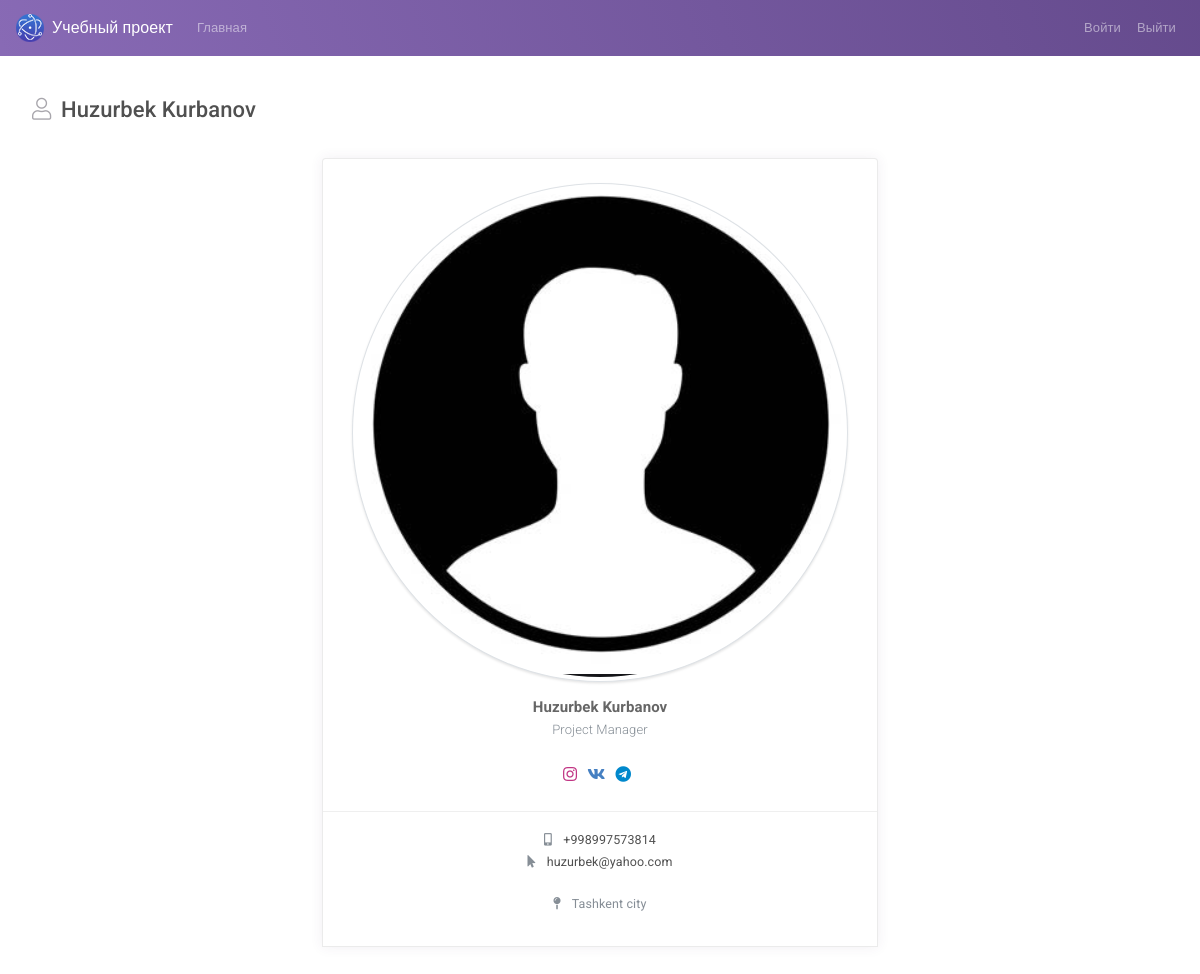
Page /page_profile.php?id=20 (signed in) on the earlier database version.
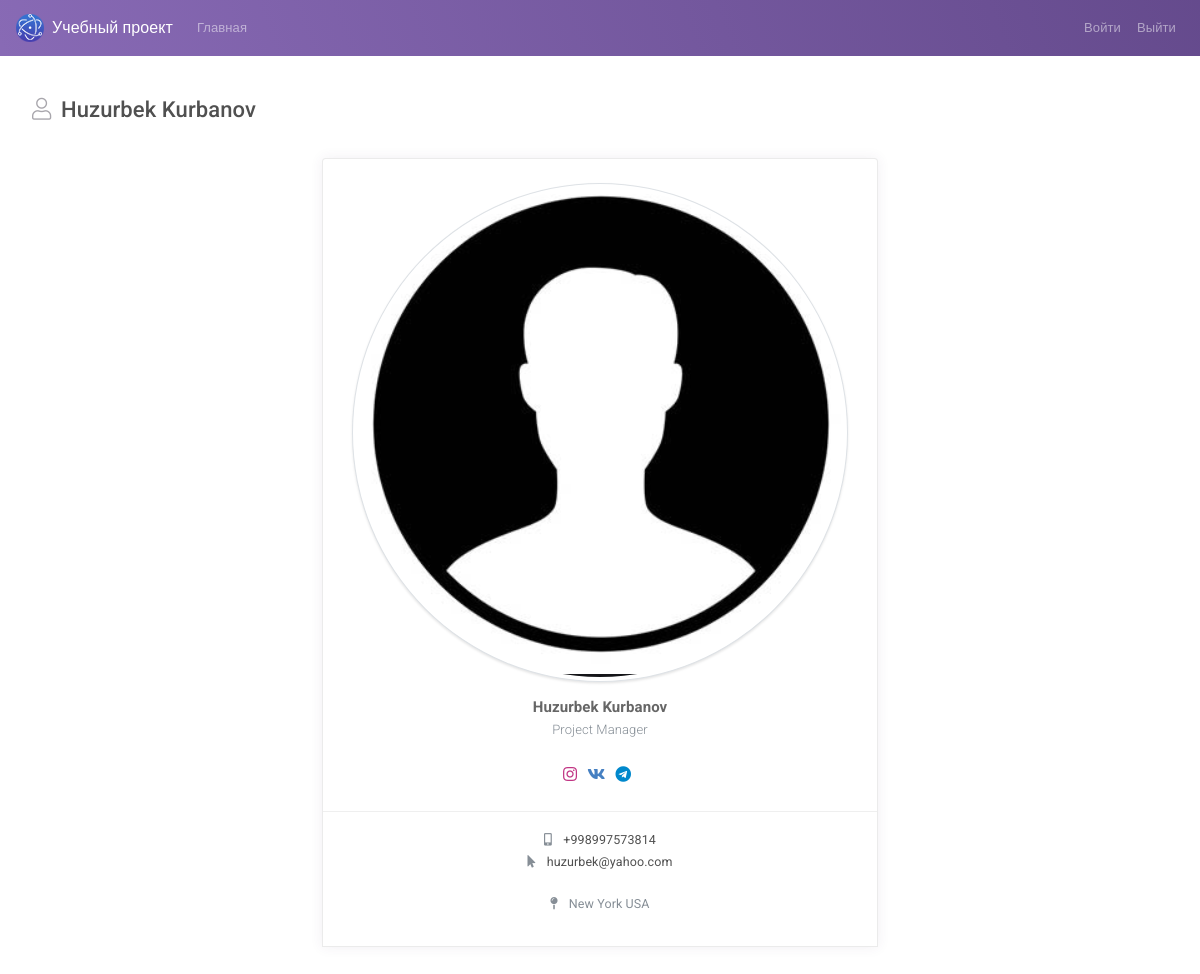
Same page on the later database version.
### tables this page shows
CREATE TABLE `level_2` (
  `id` int(11) NOT NULL,
  `email` varchar(255) NOT NULL,
  `password` varchar(255) NOT NULL,
  `username` varchar(255) NOT NULL,
  `job_place` varchar(255) NOT NULL,
  `phone_number` varchar(255) NOT NULL,
  `address` varchar(255) NOT NULL,
  `image` varchar(255) NOT NULL,
  `status` varchar(255) NOT NULL,
  `vk_login` varchar(255) NOT NULL,
  `telegram` varchar(255) NOT NULL,
  `instagram` varchar(255) NOT NULL,
  `is_admin` varchar(255) NOT NULL
);

### Database.php (called while the page is built, shortened)
<?php
class Database {
    public $pdo;
    function __construct()
    {
        $this->pdo=new PDO("mysql:host=localhost; dbname=test","root","root");
    }
    public function getOneById($id){
        $statement=$this->pdo->prepare("SELECT * FROM level_2 WHERE id=:id");
        $statement->bindParam(':id',$id);
        $statement->execute();
        $result=$statement->fetch(PDO::FETCH_ASSOC);
        return $result;
    }
}
?>

### page_profile.php (the view, shortened to what this page needs)
<?php
    require "Database.php";
    $bd=new Database;
    $id=$_GET['id'];
    $task=$bd->getOneById($id);
?>
<!DOCTYPE html>
<html lang="en">
<head>
    <link id="vendorsbundle" rel="stylesheet" media="screen, print" href="css/vendors.bundle.css">
    <link id="appbundle" rel="stylesheet" media="screen, print" href="css/app.bundle.css">
    <link id="myskin" rel="stylesheet" media="screen, print" href="css/skins/skin-master.css">
    <link rel="stylesheet" media="screen, print" href="css/fa-solid.css">
    <link rel="stylesheet" media="screen, print" href="css/fa-brands.css">
    <link rel="stylesheet" media="screen, print" href="css/fa-regular.css">
</head>
    <body class="mod-bg-1 mod-nav-link">
        <nav class="navbar navbar-expand-lg navbar-dark bg-primary bg-primary-gradient">
            <a class="navbar-brand d-flex align-items-center fw-500" href="#"><img alt="logo" class="d-inline-block align-top mr-2" src="img/logo.png"> Учебный проект</a>
            <div class="collapse navbar-collapse" id="navbarColor02">
                <ul class="navbar-nav mr-auto">
                    <li class="nav-item ">
                        <a class="nav-link" href="users.php">Главная</a>
                    </li>
                </ul>
                <ul class="navbar-nav ml-auto">
                    <li class="nav-item">
                        <a class="nav-link" href="page_login.php">Войти</a>
                    </li>
                    <li class="nav-item">
                        <a class="nav-link" href="logout.php">Выйти</a>
                    </li>
                </ul>
            </div>
        </nav>
        <main id="js-page-content" role="main" class="page-content mt-3">
            <div class="subheader">
                <h1 class="subheader-title">
                    <i class='subheader-icon fal fa-user'></i> <?php echo $task['username'];?>
                </h1>
            </div>
            <div class="row">
              <div class="col-lg-6 col-xl-6 m-auto">
                    <div class="card mb-g rounded-top">
                        <div class="row no-gutters row-grid">
                            <div class="col-12">
                                <div class="d-flex flex-column align-items-center justify-content-center p-4">
                                    <img src="img/demo/avatars/<?php echo $task['image'];?>" class="rounded-circle shadow-2 img-thumbnail" alt="">
                                    <h5 class="mb-0 fw-700 text-center mt-3">
                                        <?php echo $task['username'];?>
                                        <small class="text-muted mb-0"><?php echo $task['job_place'];?></small>
                                    </h5>
                                    <div class="mt-4 text-center demo">
                                        <a href="javascript:void(0);" class="fs-xl" style="color:#C13584">
                                            <i class="fab fa-instagram"></i>
                                        </a>
                                        <a href="javascript:void(0);" class="fs-xl" style="color:#4680C2">
                                            <i class="fab fa-vk"></i>
                                        </a>
                                        <a href="javascript:void(0);" class="fs-xl" style="color:#0088cc">
                                            <i class="fab fa-telegram"></i>
                                        </a>
                                    </div>
                                </div>
                            </div>
                            <div class="col-12">
                                <div class="p-3 text-center">
                                    <a href="tel:+13174562564" class="mt-1 d-block fs-sm fw-400 text-dark">
                                        <i class="fas fa-mobile-alt text-muted mr-2"></i> <?php echo $task['phone_number'];?></a>
                                    <a href="mailto:oliver.kopyov@marlin.ru" class="mt-1 d-block fs-sm fw-400 text-dark">
                                        <i class="fas fa-mouse-pointer text-muted mr-2"></i> <?php echo $task['email'];?></a>
                                    <address class="fs-sm fw-400 mt-4 text-muted">
                                        <i class="fas fa-map-pin mr-2"></i> <?php echo $task['address'];?>
                                    </address>
                                </div>
                            </div>
                        </div>
                    </div>
               </div>
            </div>
        </main>
    </body>
</html>

Differences in the rows shown:
changed level_2 "Huzurbek Kurbanov": address "Tashkent city" → "New York USA"
